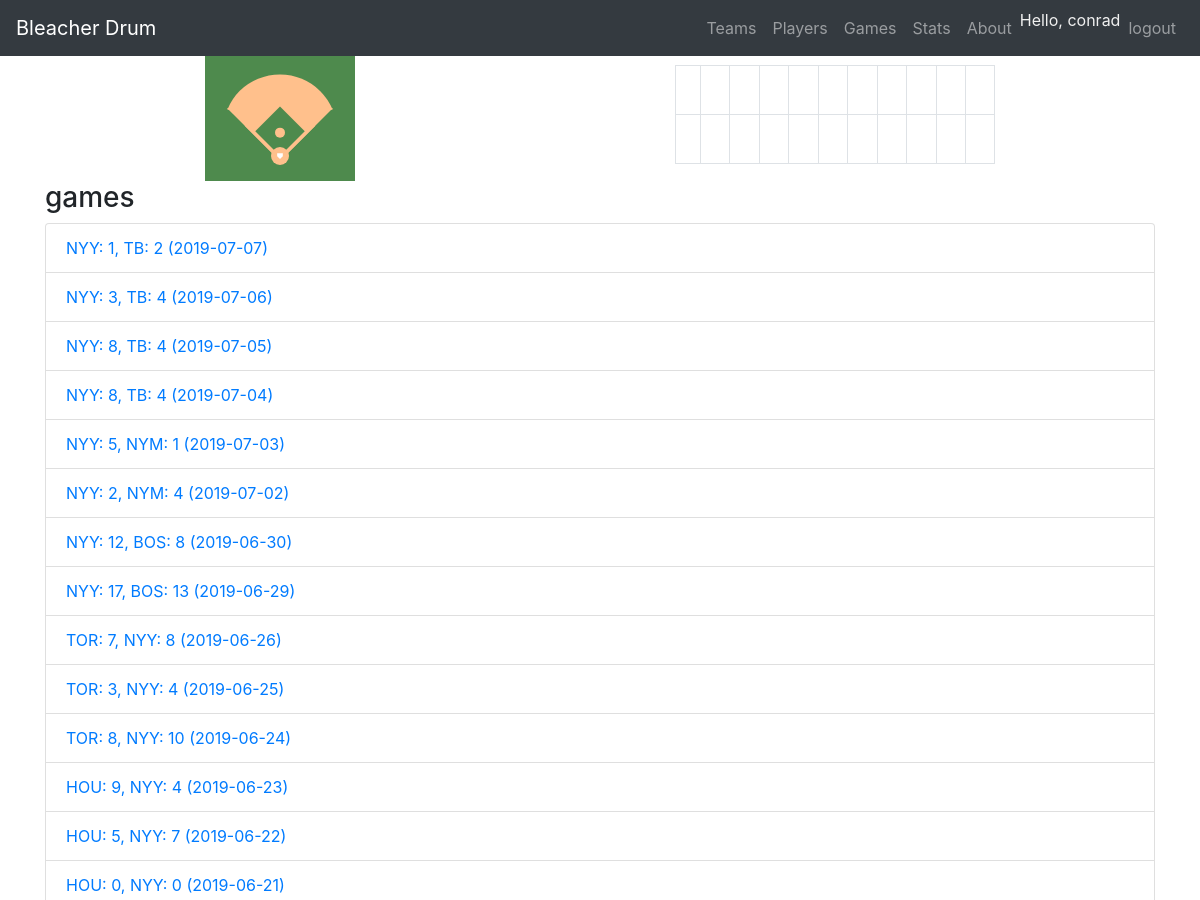
The app's page /games/ (signed in, upper part), older data.
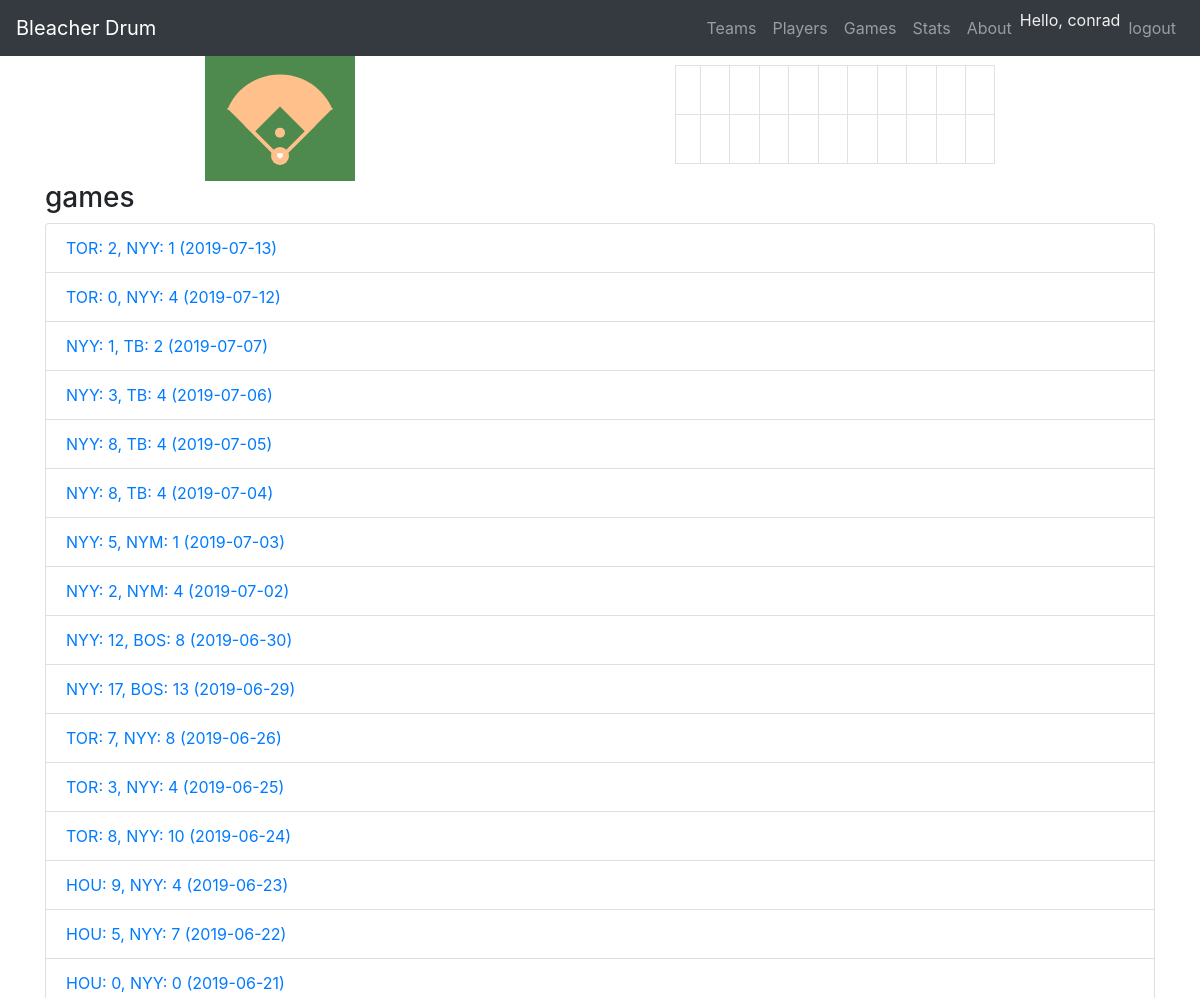
The same page, newer data.
### lineup_app/models.py (models this page shows)
class Game(models.Model):
    team_home = models.ForeignKey(Team, on_delete=models.CASCADE, related_name='team_home')
    team_away = models.ForeignKey(Team, on_delete=models.CASCADE, related_name='team_away')
    runs_home = models.IntegerField()
    runs_away = models.IntegerField()
    date = models.DateField(default=django.utils.timezone.now)
    owner = models.ForeignKey(User, on_delete=models.CASCADE)
    def __str__(self):
        return str(self.team_away) + ': ' + str(self.runs_away) + ', ' + str(self.team_home) + ': ' + str(self.runs_home) + ' (' + str(self.date) + ')'

class Team(models.Model):
    location = models.CharField(max_length=50)
    name = models.CharField(max_length=50)
    abbr = models.CharField(max_length=3)
    owner = models.ForeignKey(User, on_delete=models.CASCADE)
    def __str__(self):
        return self.abbr

### lineup_app/views.py (the view)
# urls.py: path('games/', views.view_games),
@login_required
def view_games(request):
    games = Game.objects.filter(owner=request.user).order_by('-date').all()
    context = {'games': games}
    return render(request, 'lineup_app/view_games.html', context)

### lineup_app/templates/lineup_app/view_games.html (shortened to what this page needs)
{% extends 'lineup_app/header.html' %}
{% load static %}
{% block content %}
<h3>games</h3>
<ul class='list-group'>
    {% for game in games %}
    <li class='list-group-item'><a href='/{{ game.id }}/view_lineup'>{{ game }}</a></li>
    {% endfor %}
</ul>
{% endblock %}

Row changes from the older to the newer data that the page shows:
added Game: team_away+runs_away+team_home "TOR: 2, NYY: 1 (2019-07-13)"
added Game: team_away+runs_away+team_home "TOR: 0, NYY: 4 (2019-07-12)"
